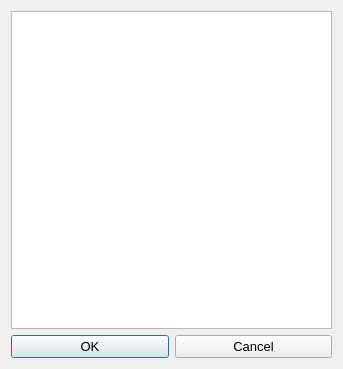
<?xml version="1.0" encoding="UTF-8"?>
<ui version="4.0">
 <class>label</class>
 <widget class="QDialog" name="label">
  <property name="geometry">
   <rect>
    <x>0</x>
    <y>0</y>
    <width>343</width>
    <height>369</height>
   </rect>
  </property>
  <property name="windowTitle">
   <string>Select label</string>
  </property>
  <property name="windowIcon">
   <iconset resource="../../imgs/img.qrc">
    <normaloff>:/.png/logo.png</normaloff>:/.png/logo.png</iconset>
  </property>
  <property name="modal">
   <bool>false</bool>
  </property>
  <layout class="QGridLayout" name="gridLayout">
   <item row="1" column="0">
    <widget class="QPushButton" name="OkBt">
     <property name="font">
      <font>
       <family>Microsoft YaHei UI</family>
       <pointsize>10</pointsize>
      </font>
     </property>
     <property name="text">
      <string>OK</string>
     </property>
    </widget>
   </item>
   <item row="1" column="1">
    <widget class="QPushButton" name="cancelBt">
     <property name="font">
      <font>
       <family>Microsoft YaHei UI</family>
       <pointsize>10</pointsize>
      </font>
     </property>
     <property name="text">
      <string>Cancel</string>
     </property>
    </widget>
   </item>
   <item row="0" column="0" colspan="2">
    <widget class="QListView" name="listView">
     <property name="font">
      <font>
       <family>Microsoft YaHei UI</family>
       <pointsize>10</pointsize>
      </font>
     </property>
     <property name="editTriggers">
      <set>QAbstractItemView::SelectedClicked</set>
     </property>
     <property name="tabKeyNavigation">
      <bool>true</bool>
     </property>
    </widget>
   </item>
  </layout>
 </widget>
 <resources>
  <include location="../../imgs/img.qrc"/>
 </resources>
 <connections/>
</ui>
